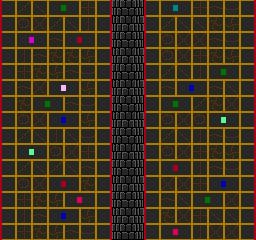

The image is a tile-based game level rendered from a .tmx file. Its description and complete source (layers, tilesets, objects, tile grids) follow:
An orthogonal 16x15 tile map with 16x16 px tiles, 2 tile layers (back, front).

<map version="1.0" orientation="orthogonal" width="16" height="15" tilewidth="16" tileheight="16">
 <tileset firstgid="1" name="tiles1" tilewidth="16" tileheight="16">
  <image source="../../../img/tiles/tiles0.gif" trans="ff00ff" width="256" height="256" />
 </tileset>
 <layer name="back" width="16" height="15">
  <data encoding="csv">
0,0,0,0,0,0,182,131,132,198,0,0,0,0,0,0,
0,0,0,0,0,0,182,147,148,198,0,0,0,0,0,0,
0,0,0,0,0,0,182,131,132,198,0,0,0,0,0,0,
0,0,0,0,0,0,182,147,148,198,0,0,0,0,0,0,
0,0,0,0,0,0,182,131,132,198,0,0,0,0,0,0,
0,0,0,0,0,0,182,147,148,198,0,0,0,0,0,0,
0,0,0,0,0,0,182,131,132,198,0,0,0,0,0,0,
0,0,0,0,0,0,182,147,148,198,0,0,0,0,0,0,
0,0,0,0,0,0,182,131,132,198,0,0,0,0,0,0,
0,0,0,0,0,0,182,147,148,198,0,0,0,0,0,0,
0,0,0,0,0,0,182,131,132,198,0,0,0,0,0,0,
0,0,0,0,0,0,182,147,148,198,0,0,0,0,0,0,
0,0,0,0,0,0,182,131,132,198,0,0,0,0,0,0,
0,0,0,0,0,0,182,147,148,198,0,0,0,0,0,0,
0,0,0,0,0,0,182,131,132,198,0,0,0,0,0,0
</data>
 </layer>
 <layer name="front" width="16" height="15">
  <data encoding="csv">
97,98,99,65,66,116,104,0,0,97,71,72,116,101,102,104,
113,114,115,98,99,100,120,0,0,113,98,99,99,117,118,120,
97,87,88,101,83,84,104,0,0,97,114,115,115,101,102,104,
113,100,101,117,117,118,120,0,0,113,114,115,116,117,118,120,
97,116,117,118,101,102,104,0,0,97,98,99,100,65,66,104,
113,101,115,85,86,118,120,0,0,113,101,67,68,101,99,120,
97,117,65,66,101,102,104,0,0,97,65,66,98,117,115,104,
113,114,115,67,68,118,120,0,0,113,114,115,114,69,70,120,
97,98,99,100,99,102,104,0,0,97,98,99,100,101,102,104,
113,69,70,114,115,116,120,0,0,113,114,115,116,117,118,120,
97,98,99,98,99,101,104,0,0,97,83,84,100,101,102,104,
113,114,115,83,84,117,120,0,0,113,115,115,116,67,68,120,
97,116,117,118,81,82,104,0,0,97,101,99,65,66,115,104,
113,100,101,67,68,118,120,0,0,113,117,115,116,99,99,120,
97,116,117,118,101,102,104,0,0,97,81,82,100,115,115,104
</data>
 </layer>
 <objectgroup name="objects" width="16" height="15">
  <properties>
   <property name="map_tile" value="8" />
   <property name="type" value="[&quot;n&quot;,&quot;s&quot;]" />
  </properties>
 </objectgroup>
</map>
